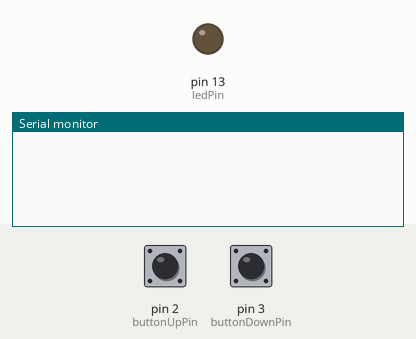
Recording of a sketch running on a simulated Arduino Uno, built with avr-gcc and run on an emulated ATmega328P. Shown: output pins drawn as LEDs (lit = HIGH), the last lines printed to the serial monitor. The test bench sets the inputs (shaded band); at power-on: pin 2 (buttonUpPin) HIGH, pin 3 (buttonDownPin) HIGH.

Above: at 1.2 s.
1.3 s: pin 2 (buttonUpPin) pulled LOW for 0.15 s
At 1.7 s:
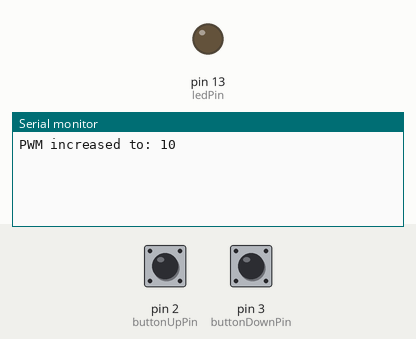
2.9 s: pin 3 (buttonDownPin) pulled LOW for 0.15 s
At 4.1 s:
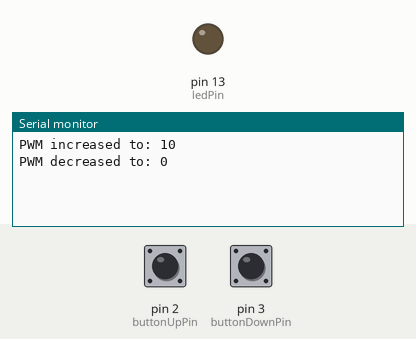

Measured:
- after the input at 1.3 s, the serial monitor: prints a new line at once (image 1)
- after the input at 2.9 s, the serial monitor: prints a new line at once (image 2)

The sketch:

teensy_pwm_opto_UPDOWN.ino
```cpp
const int ledPin = 13; // LED pin
const int buttonUpPin = 2; // Button to increase PWM pin
const int buttonDownPin = 3; // Button to decrease PWM pin

int pwmValue = 0; // Initial PWM value
const int pwmIncrement = 10; // Increment/decrement step for PWM value

bool lastButtonUpState = HIGH;
bool lastButtonDownState = HIGH;

void setup() {
  pinMode(ledPin, OUTPUT);
  pinMode(buttonUpPin, INPUT_PULLUP);
  pinMode(buttonDownPin, INPUT_PULLUP);

  Serial.begin(9600);
}

void loop() {
  // Read button states
  bool buttonUpState = digitalRead(buttonUpPin);
  bool buttonDownState = digitalRead(buttonDownPin);

  if (buttonUpState == LOW && lastButtonUpState == HIGH) {
    increasePWM();
  }

  if (buttonDownState == LOW && lastButtonDownState == HIGH) {
    decreasePWM();
  }

  lastButtonUpState = buttonUpState;
  lastButtonDownState = buttonDownState;

  // Update LED brightness
  analogWrite(ledPin, pwmValue);
}

void increasePWM() {
  pwmValue += pwmIncrement;
  if (pwmValue > 255) {
    pwmValue = 255;
  }
  Serial.print("PWM increased to: ");
  Serial.println(pwmValue);
  delay(200); // Debouncing delay
}

void decreasePWM() {
  pwmValue -= pwmIncrement;
  if (pwmValue < 0) {
    pwmValue = 0;
  }
  Serial.print("PWM decreased to: ");
  Serial.println(pwmValue);
  delay(200); // Debouncing delay
}
```
